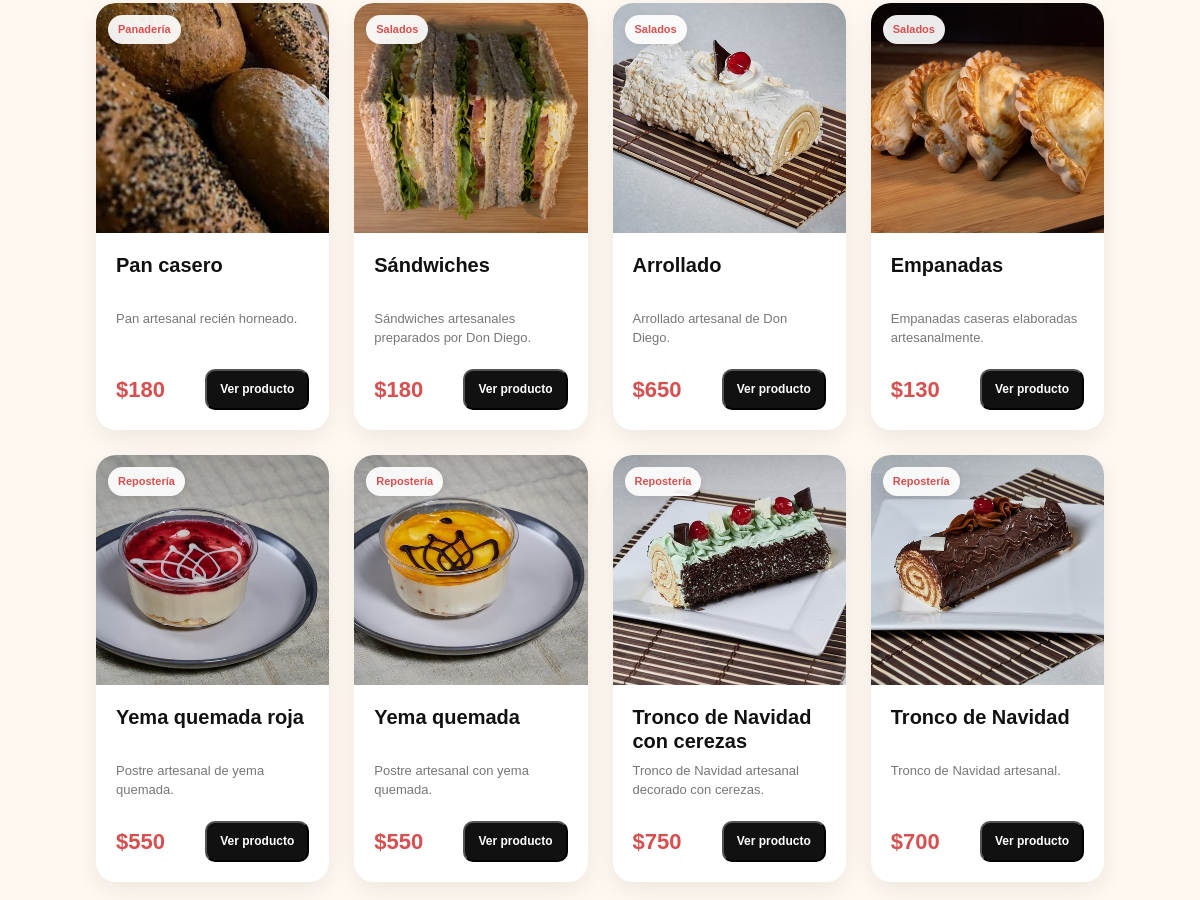
Page /controllers/CatalogoController.php (middle part) on the earlier database version.
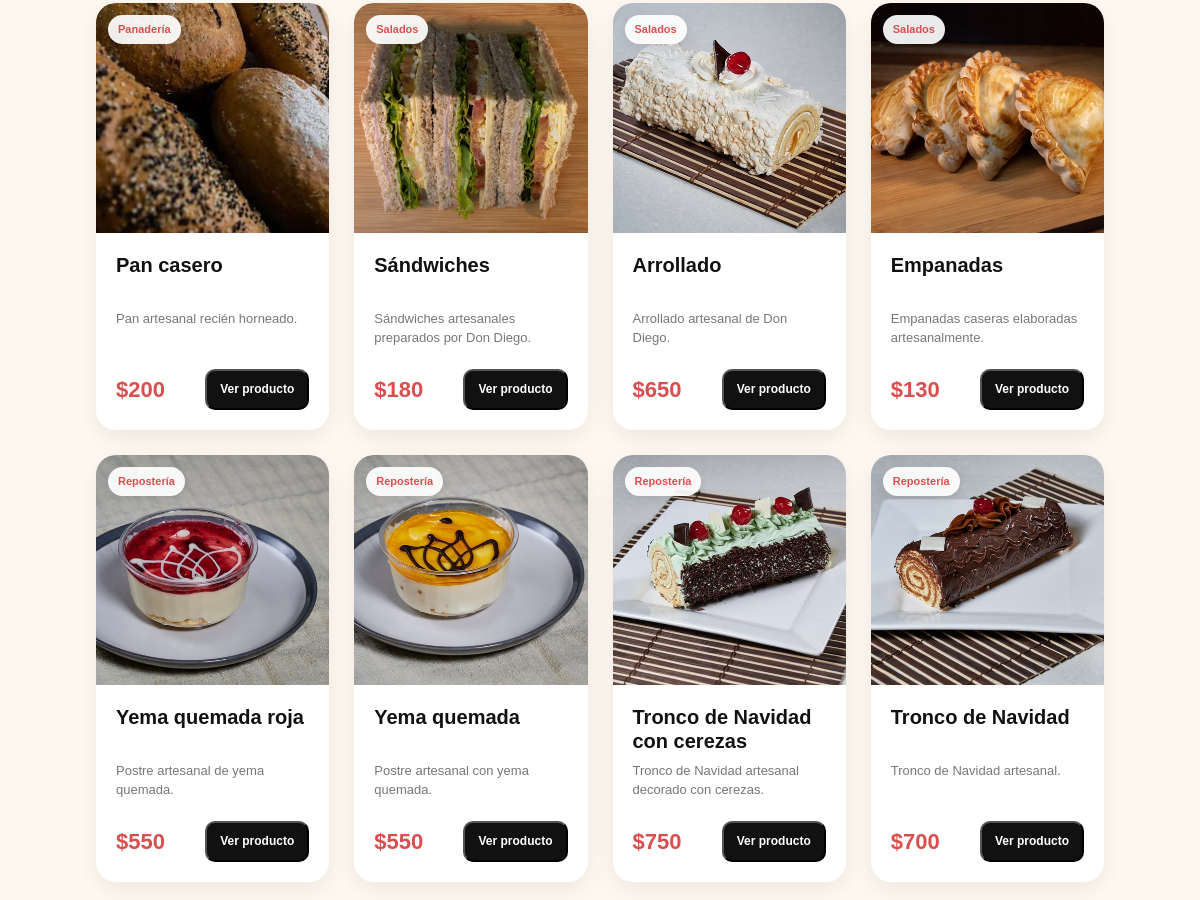
Same page on the later database version.
### tables this page shows
CREATE TABLE `productos` (
  `id` int(11) NOT NULL,
  `nombre` varchar(150) NOT NULL,
  `descripcion` text DEFAULT NULL,
  `precio` decimal(10,2) NOT NULL,
  `categoria_id` int(11) NOT NULL,
  `imagen` varchar(255) DEFAULT NULL,
  `activo` tinyint(1) NOT NULL DEFAULT 1,
  `created_at` timestamp NOT NULL DEFAULT current_timestamp(),
  `updated_at` timestamp NOT NULL DEFAULT current_timestamp() ON UPDATE current_timestamp()
);

CREATE TABLE `categorias` (
  `id` int(11) NOT NULL,
  `nombre` varchar(100) NOT NULL
);

### controllers/CatalogoController.php (called while the page is built, shortened)
<?php
require_once __DIR__ . '/../config/Database.php';
require_once __DIR__ . '/../models/Producto.php';
$productoModel = new Producto($conn);
$productos = $productoModel->obtenerActivos();
$productosPorPagina = 8;
$totalProductos = count($productos);
$totalPaginas = max(
    1,
    (int) ceil(
        $totalProductos / $productosPorPagina
    )
);
$paginaActual = isset($_GET['pagina'])
    ? max(1, (int) $_GET['pagina'])
    : 1;
$paginaActual = min(
    $paginaActual,
    $totalPaginas
);
$inicio = (
    $paginaActual - 1
) * $productosPorPagina;
$productosPagina = array_slice(
    $productos,
    $inicio,
    $productosPorPagina
);
require_once __DIR__ . '/../views/productos/index.php';

### models/Producto.php (called while the page is built, shortened)
<?php
class Producto
{
    private $db;
    public function __construct($db)
    {
        $this->db = $db;
    }
    public function obtenerActivos()
    {
        $sql = "
        SELECT
            p.id,
            p.nombre,
            p.descripcion,
            p.precio,
            p.imagen,
            p.categoria_id,
            c.nombre AS categoria
        FROM productos p
        INNER JOIN categorias c
            ON p.categoria_id = c.id
        WHERE p.activo = 1
        ORDER BY p.id DESC
    ";
        $resultado = $this->db->query($sql);
        return $resultado->fetch_all(MYSQLI_ASSOC);
    }
}

### views/productos/index.php (the view, shortened to what the changed rows need)
<?php
require __DIR__ . '/../layouts/head.php';
?>
<body class="pagina-catalogo">
    <main class="catalogo-container">
        <section class="catalogo-resultados">
            <?php if (empty($productosPagina)): ?>
                <div class="catalogo-vacio">
                    <div class="catalogo-vacio-icono">
                        🔎
                    </div>
                    <h2>
                        No encontramos productos
                    </h2>
                    <p>
                        Probá buscando otro producto o categoría.
                    </p>
                    <a
                        href="/DonDiego-Panaderia-Pruebas/controllers/CatalogoController.php">
                        Ver todos los productos
                    </a>
                </div>
            <?php else: ?>
                <div class="productos-grid">
                    <?php foreach ($productosPagina as $producto): ?>
                        <?php
                        if (!empty($producto['imagen'])) {
                            $imagenProducto =
                                "/DonDiego-Panaderia-Pruebas/public/img/"
                                . $producto['imagen'];
                        } else {
                            $imagenProducto =
                                "/DonDiego-Panaderia-Pruebas/public/img/logo.avif";
                        }
                        ?>
                        <article class="producto-card">
                            <div class="producto-imagen">
                                <img
                                    src="<?= htmlspecialchars($imagenProducto) ?>"
                                    alt="<?= htmlspecialchars($producto['nombre']) ?>">
                                <span class="producto-categoria">
                                    <?= htmlspecialchars(
                                        $producto['categoria']
                                    ) ?>
                                </span>
                            </div>
                            <div class="producto-info">
                                <h3>
                                    <?= htmlspecialchars(
                                        $producto['nombre']
                                    ) ?>
                                </h3>
                                <p>
                                    <?= htmlspecialchars(
                                        $producto['descripcion']
                                    ) ?>
                                </p>
                                <div class="producto-footer">
                                    <strong>
                                        $<?= number_format(
                                                $producto['precio'],
                                                0,
                                                ',',
                                                '.'
                                            ) ?>
                                    </strong>
                                    <button
                                        type="button"
                                        class="producto-boton"
                                        onclick="abrirProducto(this)"
                                        data-id="<?= (int) $producto['id'] ?>"
                                        data-nombre="<?= htmlspecialchars(
                                                            $producto['nombre'],
                                                            ENT_QUOTES
                                                        ) ?>"
                                        data-descripcion="<?= htmlspecialchars(
                                                                $producto['descripcion'],
                                                                ENT_QUOTES
                                                            ) ?>"
                                        data-precio="<?= (float) $producto['precio'] ?>"
                                        data-categoria="<?= htmlspecialchars(
                                                            $producto['categoria'],
                                                            ENT_QUOTES
                                                        ) ?>"
                                        data-imagen="<?= htmlspecialchars(
                                                            $imagenProducto,
                                                            ENT_QUOTES
                                                        ) ?>">
                                        Ver producto
                                    </button>
                                </div>
                            </div>
                        </article>
                    <?php endforeach; ?>
                </div>
            <?php endif; ?>
        </section>
    </main>
</body>
</html>

Differences in the rows shown:
changed productos "Pan casero": precio "180" → "200"
